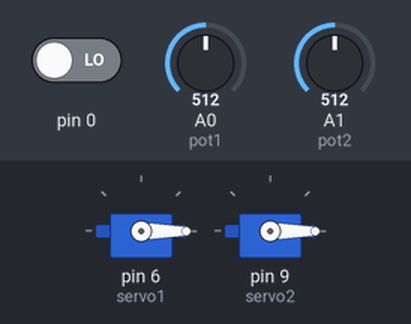
A program run on a simulated Arduino Nano, built with avr-gcc and run on an emulated ATmega328P. Shown: 2 × servo. The test bench sets the inputs (shaded band); at power-on: pin 0 LOW, A0 (pot1) = 512, A1 (pot2) = 512.

Above: at 1.2 s.
1.3 s: pin 0 driven HIGH
At 2.5 s:
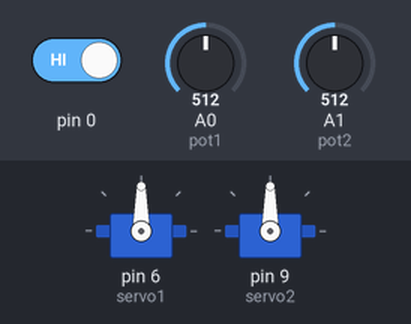
2.8 s: A0 (pot1) set to 716
At 4.0 s:
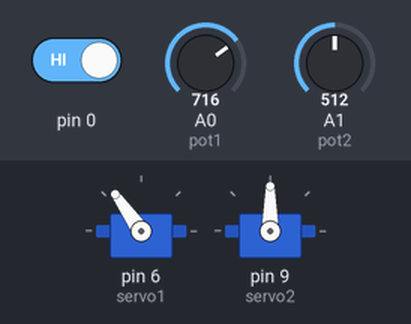
4.3 s: A1 (pot2) set to 716
At 4.8 s:
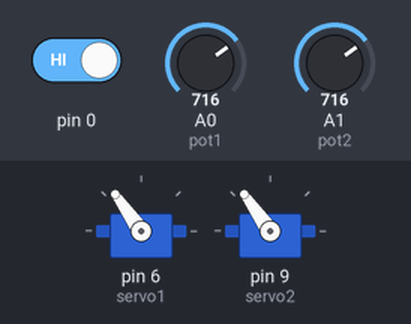
5.8 s: A0 (pot1) set to 900
At 6.5 s:
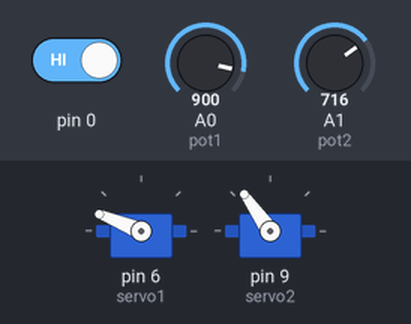
7.3 s: A1 (pot2) set to 900
At 8.5 s:
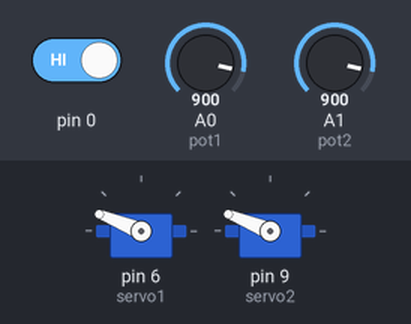
8.8 s: A0 (pot1) set to 1023
At 9.6 s:
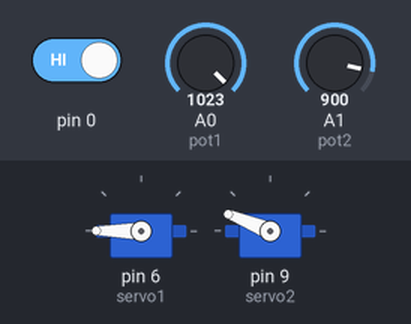
Timing chart, 0 to 11.3 s (numbered marks = the images above; inputs shaded):
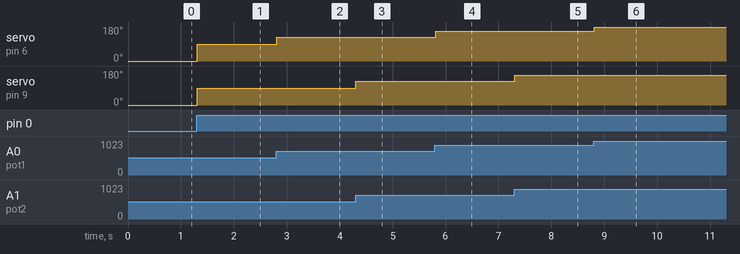

The program:

main.cpp
```cpp
/*
Software für Arduino Nano (Uno) zur Ansteuerung von 2x Servomotoren für eine Ventilsteuerung.
Für TWO.
*/


#include <Arduino.h>
#include <Servo.h>

// Erstellen von Objekten für die beiden Servomotoren
Servo servo1;
Servo servo2;

int pot1 = A0;
int pot2 = A1;
int centerDet = 13;
// Hysterese für Mittelpunktaussteuerung
int hyst = 50;

void setup() {
  pinMode(pot1, INPUT);
  pinMode(pot2, INPUT);
  pinMode(centerDet, INPUT);

  // Anschluss Servomotoren digitale Pins + Einstellung min- max-Werte Servo
  servo1.attach(6, 900, 2100);
  servo2.attach(9, 900, 2100);
  //Serial.begin(9600);                                  // zum debuggen
}

void loop() {
  // Lesen Analogwert Kreuz-Hebel-Schalter
  int pot1Val = analogRead(pot1);
  int pot2Val = analogRead(pot2);

  int servo1Pos;
  int servo2Pos;
  int delayL = 517 - hyst;
  int delayH = 517 + hyst;

  if (digitalRead((centerDet) == HIGH)){

    if (pot1Val <= delayL || pot1Val >= delayH){
    servo1Pos = map(pot1Val, 0, 1023, 0, 180);
    }
    else {
      servo1Pos = 90;
    }
    if (pot2Val <= delayL || pot2Val >= delayH){
    servo2Pos = map(pot2Val, 0, 1023, 0, 180);
    }
    else {
    servo2Pos = 90;
    }
  }
  //Serial.print((String)"    CenterDet = " + centerDet);  // zum debuggen
  //Serial.print((String)"    Servo1Pos = " + servo1Pos);  // zum debuggen
  //Serial.print((String)"    Pot1 = " + pot1Val);        // zum debuggen
  //Serial.print((String)"    Servo2Pos = " + servo2Pos);  // zum debuggen
  //Serial.println((String)"  Pot2 = " + pot2Val);        // zum debuggen

  // Ansteuerung Servomotoren
  servo1.write(servo1Pos);
  servo2.write(servo2Pos);

  // Kurze Pause zur besseren Kontrolle, ggf. nach Motortyp anpassen
  delay(20);
}
```

Measured:
- after the input at 1.3 s, servo on pin 6 (servo1), servo on pin 9 (servo2): 0° → 90° at once
- after the input at 2.8 s, servo on pin 6 (servo1): 90° → 125° at once
- after the input at 4.3 s, servo on pin 9 (servo2): 90° → 125° at once
- after the input at 5.8 s, servo on pin 6 (servo1): 125° → 158° at once
- after the input at 7.3 s, servo on pin 9 (servo2): 125° → 158° at once
- after the input at 8.8 s, servo on pin 6 (servo1): 158° → 180° at once
